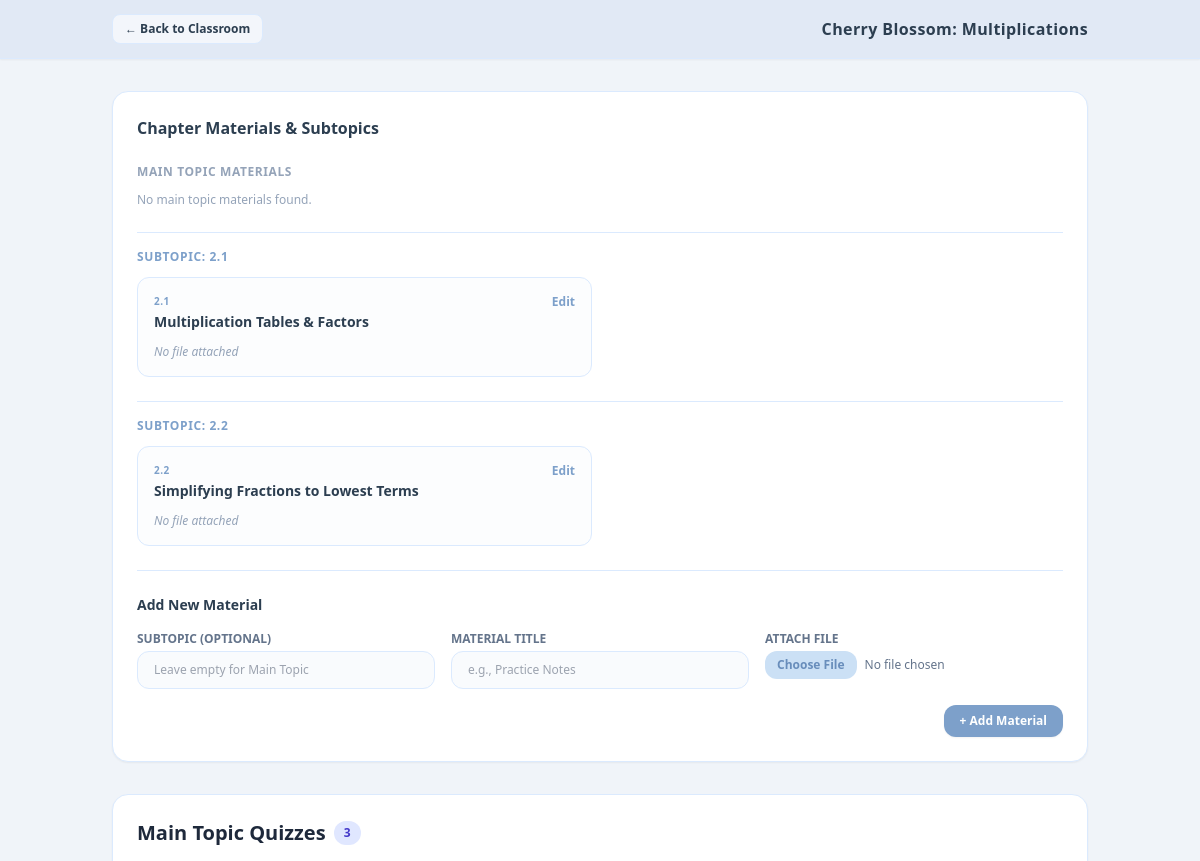
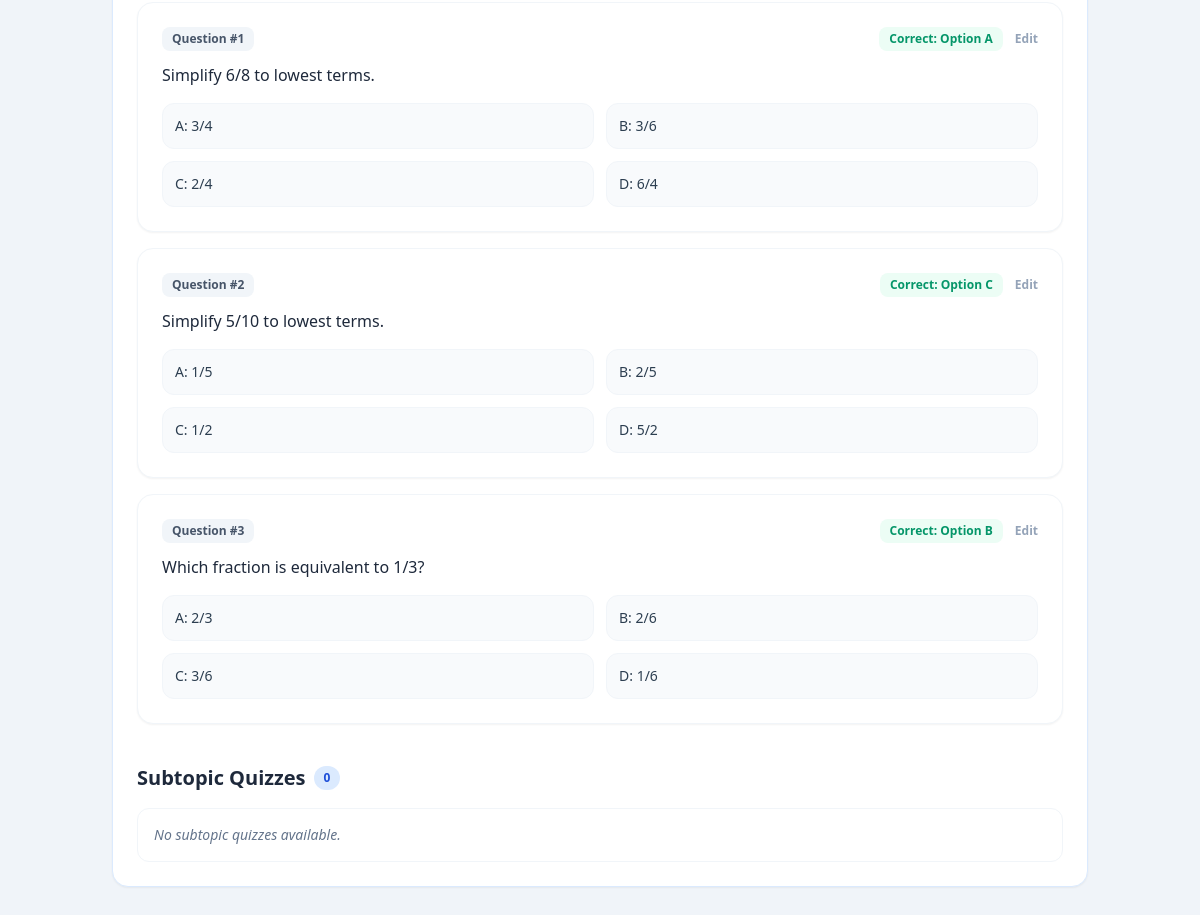
/teacher/chapter_details.php?chapter=Cherry+Blossom:+Multiplications, run on an earlier commit of the app's database (2 pictures, top to bottom).
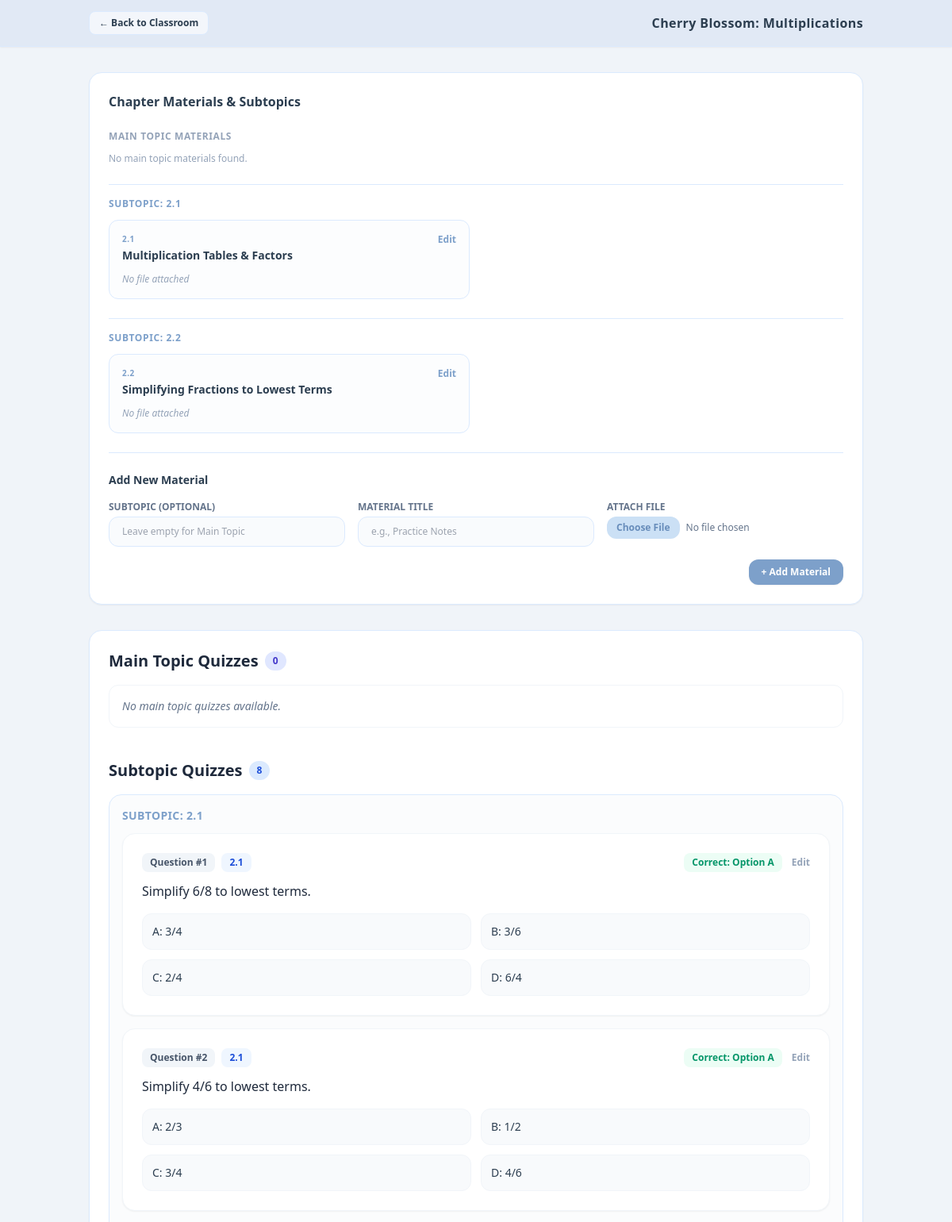
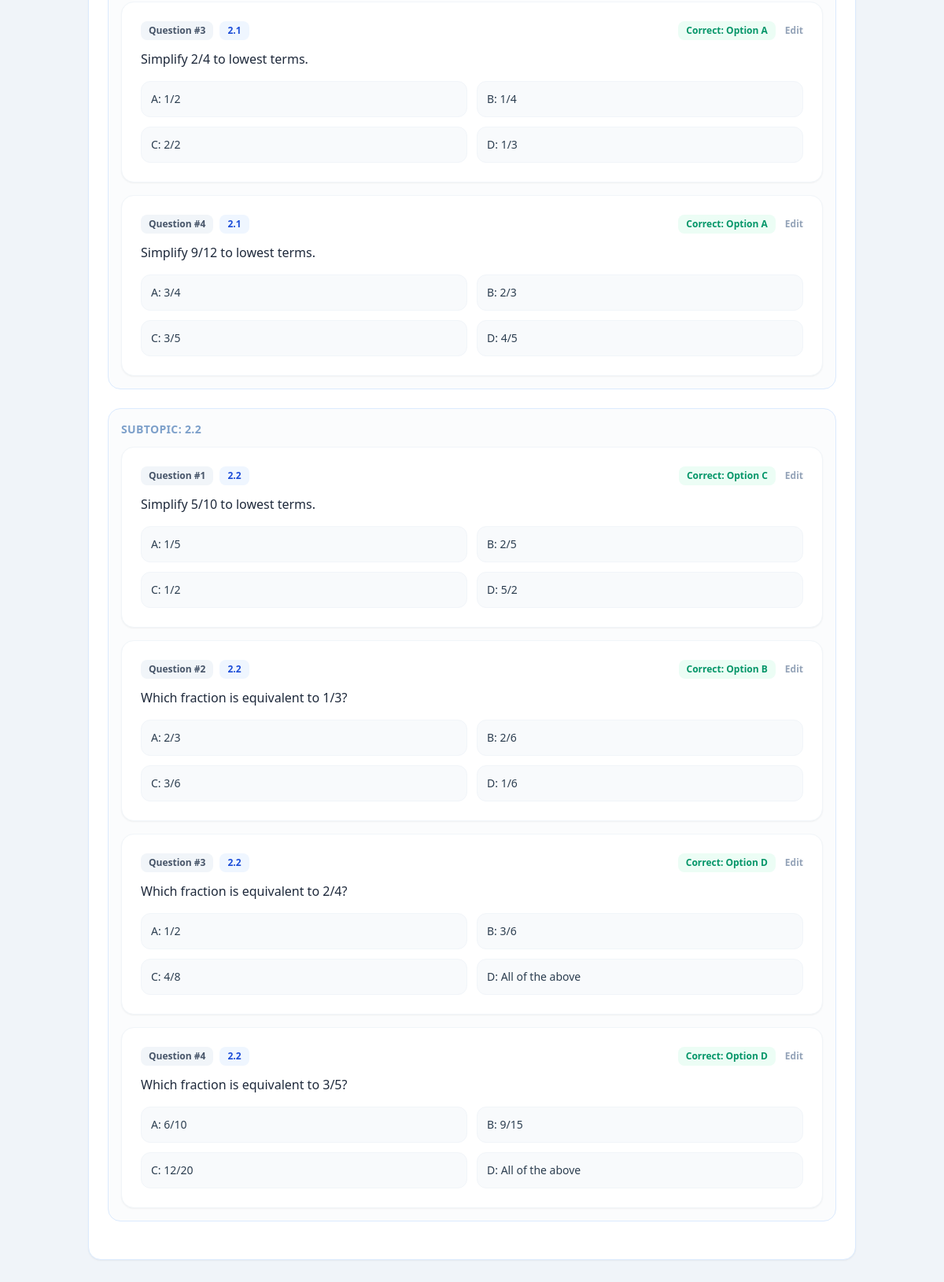
And on a later commit of the database (2 pictures, top to bottom).
### tables this page shows
CREATE TABLE chapter_materials (
        id INTEGER PRIMARY KEY AUTOINCREMENT,
        chapter_name TEXT NOT NULL,
        subtopic_name TEXT DEFAULT NULL,
        title TEXT NOT NULL,
        file_path TEXT DEFAULT NULL,
        created_at DATETIME DEFAULT CURRENT_TIMESTAMP
    );

CREATE TABLE chapter_quizzes (
        id INTEGER PRIMARY KEY AUTOINCREMENT,
        chapter_name TEXT NOT NULL,
        subtopic_name TEXT DEFAULT NULL,
        title TEXT DEFAULT NULL,
        question TEXT NOT NULL,
        option_a TEXT NOT NULL,
        option_b TEXT NOT NULL,
        option_c TEXT NOT NULL,
        option_d TEXT NOT NULL,
        correct_option TEXT NOT NULL,
        score INTEGER DEFAULT 1 NOT NULL
    );

### teacher/chapter_details.php (the view, shortened to what the changed rows need)
<?php
require_once __DIR__ . '/../config/db.php';
$chapter_name = isset($_GET['chapter']) ? trim(urldecode($_GET['chapter'])) : '';
$stmt_m = $pdo->prepare("SELECT * FROM chapter_materials WHERE chapter_name = ?");
$stmt_m->execute([$chapter_name]);
$materials = $stmt_m->fetchAll(PDO::FETCH_ASSOC);
$main_materials = [];
$subtopic_materials = [];
foreach ($materials as $mat) {
    if (!empty($mat['subtopic_name'])) {
        $subtopic_materials[$mat['subtopic_name']][] = $mat;
    } else {
        $main_materials[] = $mat;
    }
}
$stmt_main = $pdo->prepare("SELECT * FROM chapter_quizzes WHERE chapter_name = ? AND (subtopic_name IS NULL OR subtopic_name = '')");
$stmt_main->execute([$chapter_name]);
$main_quizzes = $stmt_main->fetchAll(PDO::FETCH_ASSOC);
$stmt_sub = $pdo->prepare("SELECT * FROM chapter_quizzes WHERE chapter_name = ? AND subtopic_name IS NOT NULL AND subtopic_name != ''");
$stmt_sub->execute([$chapter_name]);
$sub_quizzes = $stmt_sub->fetchAll(PDO::FETCH_ASSOC);
$grouped_sub_quizzes = [];
foreach ($sub_quizzes as $q) {
    if (!empty($q['subtopic_name'])) {
        $grouped_sub_quizzes[$q['subtopic_name']][] = $q;
    }
}
?>
<!DOCTYPE html>
<html lang="en">
<head>
    <script src="https://cdn.tailwindcss.com"></script>
</head>
<body class="bg-pastel-bg text-pastel-text min-h-screen font-sans flex flex-col">
    <header class="bg-pastel-nav border-b border-blue-100 sticky top-0 z-50 shadow-sm">
        <div class="max-w-5xl mx-auto px-6 py-3.5 flex justify-between items-center w-full">
            <h1 class="text-base font-bold text-pastel-text tracking-wide">
                <?php echo htmlspecialchars($chapter_name); ?>
            </h1>
        </div>
    </header>
    <main class="max-w-5xl mx-auto px-6 py-8 space-y-8 flex-1 w-full">
        <section class="bg-pastel-card rounded-2xl shadow-sm border border-blue-100 p-6 space-y-6">
            <div class="flex justify-between items-center">
                <div>
                    <h2 class="text-base font-bold text-pastel-text">Chapter Materials & Subtopics</h2>
                </div>
            </div>
            <?php foreach ($subtopic_materials as $sub_name => $sub_ats): ?>
                <div class="border-t border-blue-100 pt-4 mt-4">
                    <h3 class="text-xs font-bold uppercase tracking-wider text-pastel-primary mb-3">Subtopic: <?php echo htmlspecialchars($sub_name); ?></h3>
                    <div class="grid grid-cols-1 md:grid-cols-2 gap-4">
                        <?php foreach ($sub_ats as $mat): ?>
                            <div class="border border-blue-100 rounded-xl p-4 bg-pastel-bg/20 flex flex-col justify-between space-y-3">
                                <div>
                                    <div class="flex justify-between items-start">
                                        <span class="text-[10px] font-bold uppercase tracking-wider text-pastel-primary">
                                            <?php echo htmlspecialchars($mat['subtopic_name']); ?>
                                        </span>
                                        <button onclick="toggleEditModal('edit-material-<?php echo $mat['id']; ?>')" class="text-xs text-pastel-primary hover:text-pastel-hover font-semibold">Edit</button>
                                    </div>
                                    <h3 class="text-sm font-bold text-pastel-text mt-0.5"><?php echo htmlspecialchars($mat['title']); ?></h3>
                                </div>
                                <?php if (!empty($mat['file_path'])): ?>
                                    <div>
                                        <a href="../../<?php echo htmlspecialchars($mat['file_path']); ?>" target="_blank" class="inline-block bg-pastel-primary hover:bg-pastel-hover text-white text-xs font-semibold px-3 py-1.5 rounded-lg transition">
                                            View/Download File &rarr;
                                        </a>
                                    </div>
                                <?php else: ?>
                                    <span class="text-xs text-slate-400 italic">No file attached</span>
                                <?php endif; ?>
                            </div>
                        <?php endforeach; ?>
                    </div>
                </div>
            <?php endforeach; ?>
        </section>
        <section class="bg-pastel-card rounded-2xl shadow-sm border border-blue-100 p-6 space-y-6">
            <div class="mb-10">
                <h2 class="text-xl font-bold text-slate-800 mb-4 flex items-center gap-2">
                    <span>Main Topic Quizzes</span>
                    <span
                        class="text-xs bg-indigo-100 text-indigo-700 px-2.5 py-1 rounded-full"><?php echo count($main_quizzes); ?></span>
                </h2>
                <?php if (empty($main_quizzes)): ?>
                    <p class="text-sm text-slate-500 italic bg-white p-4 rounded-xl border border-slate-100">No main topic
                        quizzes available.</p>
                <?php else: ?>
                    <div class="space-y-4">
                        <?php foreach ($main_quizzes as $index => $q): ?>
                            <div class="bg-white p-6 rounded-2xl border border-slate-100 shadow-sm">
                                <div class="flex justify-between items-center mb-3">
                                    <span
                                        class="text-xs font-semibold px-2.5 py-1 bg-slate-100 text-slate-600 rounded-lg">Question
                                        #<?php echo $index + 1; ?></span>
                                    <div class="flex items-center gap-3">
                                        <span
                                            class="text-xs font-semibold px-2.5 py-1 bg-emerald-50 text-emerald-600 rounded-lg">Correct:
                                            Option <?php echo $q['correct_option']; ?></span>
                                        <button type="button" onclick="toggleEditModal('edit-quiz-<?php echo $q['id']; ?>')"
                                            class="text-xs font-semibold text-slate-400 hover:text-pastel-primary transition">Edit</button>
                                    </div>
                                </div>
                                <p class="text-slate-800 font-medium mb-4"><?php echo htmlspecialchars($q['question']); ?></p>
                                <div class="grid grid-cols-1 md:grid-cols-2 gap-3 text-sm">
                                    <div class="p-3 rounded-xl border border-slate-100 bg-slate-50">A:
                                        <?php echo htmlspecialchars($q['option_a']); ?></div>
                                    <div class="p-3 rounded-xl border border-slate-100 bg-slate-50">B:
                                        <?php echo htmlspecialchars($q['option_b']); ?></div>
                                    <div class="p-3 rounded-xl border border-slate-100 bg-slate-50">C:
                                        <?php echo htmlspecialchars($q['option_c']); ?></div>
                                    <div class="p-3 rounded-xl border border-slate-100 bg-slate-50">D:
                                        <?php echo htmlspecialchars($q['option_d']); ?></div>
                                </div>
                            </div>
                        <?php endforeach; ?>
                    </div>
                <?php endif; ?>
            </div>
            <div>
                <h2 class="text-xl font-bold text-slate-800 mb-4 flex items-center gap-2">
                    <span>Subtopic Quizzes</span>
                    <span
                        class="text-xs bg-blue-100 text-blue-700 px-2.5 py-1 rounded-full"><?php echo count($sub_quizzes); ?></span>
                </h2>
                <?php if (empty($grouped_sub_quizzes)): ?>
                    <p class="text-sm text-slate-500 italic bg-white p-4 rounded-xl border border-slate-100">No subtopic
                        quizzes available.</p>
                <?php else: ?>
                    <?php foreach ($grouped_sub_quizzes as $sub_name => $questions): ?>
                        <div class="mb-6 bg-pastel-bg/30 p-4 rounded-2xl border border-blue-100">
                            <h3 class="text-sm font-bold text-pastel-primary mb-3 uppercase tracking-wide">Subtopic: <?php echo htmlspecialchars($sub_name); ?></h3>
                            <div class="space-y-4">
                                <?php foreach ($questions as $index => $q): ?>
                                    <div class="bg-white p-6 rounded-2xl border border-slate-100 shadow-sm">
                                        <div class="flex justify-between items-center mb-3">
                                            <div class="flex items-center gap-2">
                                                <span
                                                    class="text-xs font-semibold px-2.5 py-1 bg-slate-100 text-slate-600 rounded-lg">Question
                                                    #<?php echo $index + 1; ?></span>
                                                <span
                                                    class="text-xs font-semibold px-2.5 py-1 bg-blue-50 text-blue-700 rounded-lg uppercase"><?php echo htmlspecialchars($q['subtopic_name']); ?></span>
                                            </div>
                                            <div class="flex items-center gap-3">
                                                <span
                                                    class="text-xs font-semibold px-2.5 py-1 bg-emerald-50 text-emerald-600 rounded-lg">Correct:
                                                    Option <?php echo $q['correct_option']; ?></span>
                                                <button type="button" onclick="toggleEditModal('edit-quiz-<?php echo $q['id']; ?>')"
                                                    class="text-xs font-semibold text-slate-400 hover:text-pastel-primary transition">Edit</button>
                                            </div>
                                        </div>
                                        <p class="text-slate-800 font-medium mb-4"><?php echo htmlspecialchars($q['question']); ?></p>
                                        <div class="grid grid-cols-1 md:grid-cols-2 gap-3 text-sm">
                                            <div class="p-3 rounded-xl border border-slate-100 bg-slate-50">A:
                                                <?php echo htmlspecialchars($q['option_a']); ?></div>
                                            <div class="p-3 rounded-xl border border-slate-100 bg-slate-50">B:
                                                <?php echo htmlspecialchars($q['option_b']); ?></div>
                                            <div class="p-3 rounded-xl border border-slate-100 bg-slate-50">C:
                                                <?php echo htmlspecialchars($q['option_c']); ?></div>
                                            <div class="p-3 rounded-xl border border-slate-100 bg-slate-50">D:
                                                <?php echo htmlspecialchars($q['option_d']); ?></div>
                                        </div>
                                    </div>
                                <?php endforeach; ?>
                            </div>
                        </div>
                    <?php endforeach; ?>
                <?php endif; ?>
            </div>
        </section>
    </main>
</body>
</html>

What changed in the data, as far as the page shows it:
no longer on this page (row edited): chapter_quizzes: correct_option "A", question "Simplify 6/8 to lowest terms.", option_a "3/4", option_b "3/6", option_c "2/4", option_d "6/4", shown under "Main Topic Quizzes3"
no longer on this page (row edited): chapter_quizzes: correct_option "C", question "Simplify 5/10 to lowest terms.", option_a "1/5", option_b "2/5", option_c "1/2", option_d "5/2", shown under "Main Topic Quizzes3"
no longer on this page (row edited): chapter_quizzes: correct_option "B", question "Which fraction is equivalent to 1/3?", option_a "2/3", option_b "2/6", option_c "3/6", option_d "1/6", shown under "Main Topic Quizzes3"
now on this page (row edited): chapter_quizzes: subtopic_name "2.1", correct_option "A", question "Simplify 6/8 to lowest terms.", option_a "3/4", option_b "3/6", option_c "2/4", option_d "6/4"
added chapter_quizzes: subtopic_name "2.1", correct_option "A", question "Simplify 4/6 to lowest terms.", option_a "2/3", option_b "1/2", option_c "3/4", option_d "4/6"
added chapter_quizzes: subtopic_name "2.1", correct_option "A", question "Simplify 2/4 to lowest terms.", option_a "1/2", option_b "1/4", option_c "2/2", option_d "1/3"
added chapter_quizzes: subtopic_name "2.1", correct_option "A", question "Simplify 9/12 to lowest terms.", option_a "3/4", option_b "2/3", option_c "3/5", option_d "4/5"
added chapter_quizzes: subtopic_name "2.2", correct_option "C", question "Simplify 5/10 to lowest terms.", option_a "1/5", option_b "2/5", option_c "1/2", option_d "5/2"
added chapter_quizzes: subtopic_name "2.2", correct_option "B", question "Which fraction is equivalent to 1/3?", option_a "2/3", option_b "2/6", option_c "3/6", option_d "1/6"
added chapter_quizzes: subtopic_name "2.2", correct_option "D", question "Which fraction is equivalent to 2/4?", option_a "1/2", option_b "3/6", option_c "4/8", option_d "All of the above"
added chapter_quizzes: subtopic_name "2.2", correct_option "D", question "Which fraction is equivalent to 3/5?", option_a "6/10", option_b "9/15", option_c "12/20", option_d "All of the above"
Also different on the page:
count($main_quizzes): "3" → "0"
count($sub_quizzes): "0" → "8"
text no longer shown: "No subtopic quizzes available."
text now shown: "No main topic quizzes available."
new list line: "SUBTOPIC: 2.1"
new list line: "SUBTOPIC: 2.2"
